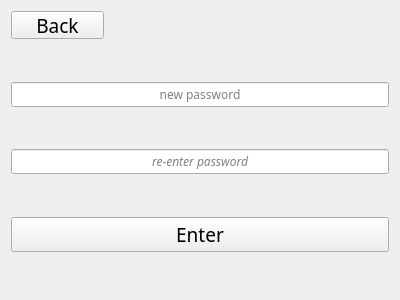
<?xml version="1.0" encoding="UTF-8"?>
<ui version="4.0">
 <class>Form</class>
 <widget class="QWidget" name="Form">
  <property name="geometry">
   <rect>
    <x>0</x>
    <y>0</y>
    <width>400</width>
    <height>300</height>
   </rect>
  </property>
  <property name="windowTitle">
   <string>Form</string>
  </property>
  <layout class="QVBoxLayout" name="verticalLayout">
   <item>
    <widget class="QPushButton" name="back_button">
     <property name="sizePolicy">
      <sizepolicy hsizetype="Minimum" vsizetype="Minimum">
       <horstretch>0</horstretch>
       <verstretch>0</verstretch>
      </sizepolicy>
     </property>
     <property name="maximumSize">
      <size>
       <width>93</width>
       <height>28</height>
      </size>
     </property>
     <property name="font">
      <font>
       <family>Gill Sans Ultra Bold Condensed</family>
       <pointsize>14</pointsize>
      </font>
     </property>
     <property name="text">
      <string>Back</string>
     </property>
    </widget>
   </item>
   <item>
    <spacer name="verticalSpacer">
     <property name="orientation">
      <enum>Qt::Vertical</enum>
     </property>
     <property name="sizeHint" stdset="0">
      <size>
       <width>20</width>
       <height>40</height>
      </size>
     </property>
    </spacer>
   </item>
   <item>
    <widget class="QLineEdit" name="new_password">
     <property name="sizePolicy">
      <sizepolicy hsizetype="Minimum" vsizetype="Minimum">
       <horstretch>0</horstretch>
       <verstretch>0</verstretch>
      </sizepolicy>
     </property>
     <property name="font">
      <font>
       <family>Sans Serif</family>
       <pointsize>9</pointsize>
       <weight>50</weight>
       <bold>false</bold>
      </font>
     </property>
     <property name="inputMethodHints">
      <set>Qt::ImhDigitsOnly</set>
     </property>
     <property name="inputMask">
      <string notr="true">0000</string>
     </property>
     <property name="text">
      <string/>
     </property>
     <property name="maxLength">
      <number>4</number>
     </property>
     <property name="frame">
      <bool>true</bool>
     </property>
     <property name="cursorPosition">
      <number>4</number>
     </property>
     <property name="alignment">
      <set>Qt::AlignCenter</set>
     </property>
     <property name="placeholderText">
      <string>new password</string>
     </property>
     <property name="cursorMoveStyle">
      <enum>Qt::VisualMoveStyle</enum>
     </property>
     <property name="clearButtonEnabled">
      <bool>true</bool>
     </property>
    </widget>
   </item>
   <item>
    <spacer name="verticalSpacer_4">
     <property name="orientation">
      <enum>Qt::Vertical</enum>
     </property>
     <property name="sizeHint" stdset="0">
      <size>
       <width>20</width>
       <height>40</height>
      </size>
     </property>
    </spacer>
   </item>
   <item>
    <widget class="QLineEdit" name="re_password">
     <property name="sizePolicy">
      <sizepolicy hsizetype="Minimum" vsizetype="Minimum">
       <horstretch>0</horstretch>
       <verstretch>0</verstretch>
      </sizepolicy>
     </property>
     <property name="font">
      <font>
       <family>Sans Serif</family>
       <pointsize>9</pointsize>
       <weight>50</weight>
       <italic>true</italic>
       <bold>false</bold>
      </font>
     </property>
     <property name="inputMethodHints">
      <set>Qt::ImhNone</set>
     </property>
     <property name="inputMask">
      <string>0000</string>
     </property>
     <property name="text">
      <string/>
     </property>
     <property name="maxLength">
      <number>4</number>
     </property>
     <property name="frame">
      <bool>true</bool>
     </property>
     <property name="cursorPosition">
      <number>4</number>
     </property>
     <property name="alignment">
      <set>Qt::AlignCenter</set>
     </property>
     <property name="placeholderText">
      <string>re-enter password</string>
     </property>
     <property name="cursorMoveStyle">
      <enum>Qt::VisualMoveStyle</enum>
     </property>
     <property name="clearButtonEnabled">
      <bool>true</bool>
     </property>
    </widget>
   </item>
   <item>
    <spacer name="verticalSpacer_2">
     <property name="orientation">
      <enum>Qt::Vertical</enum>
     </property>
     <property name="sizeHint" stdset="0">
      <size>
       <width>20</width>
       <height>40</height>
      </size>
     </property>
    </spacer>
   </item>
   <item>
    <widget class="QPushButton" name="enter_button">
     <property name="sizePolicy">
      <sizepolicy hsizetype="Minimum" vsizetype="Expanding">
       <horstretch>0</horstretch>
       <verstretch>0</verstretch>
      </sizepolicy>
     </property>
     <property name="font">
      <font>
       <family>Gill Sans Ultra Bold Condensed</family>
       <pointsize>14</pointsize>
      </font>
     </property>
     <property name="text">
      <string>Enter</string>
     </property>
    </widget>
   </item>
   <item>
    <spacer name="verticalSpacer_3">
     <property name="orientation">
      <enum>Qt::Vertical</enum>
     </property>
     <property name="sizeHint" stdset="0">
      <size>
       <width>20</width>
       <height>40</height>
      </size>
     </property>
    </spacer>
   </item>
  </layout>
 </widget>
 <resources/>
 <connections/>
</ui>
